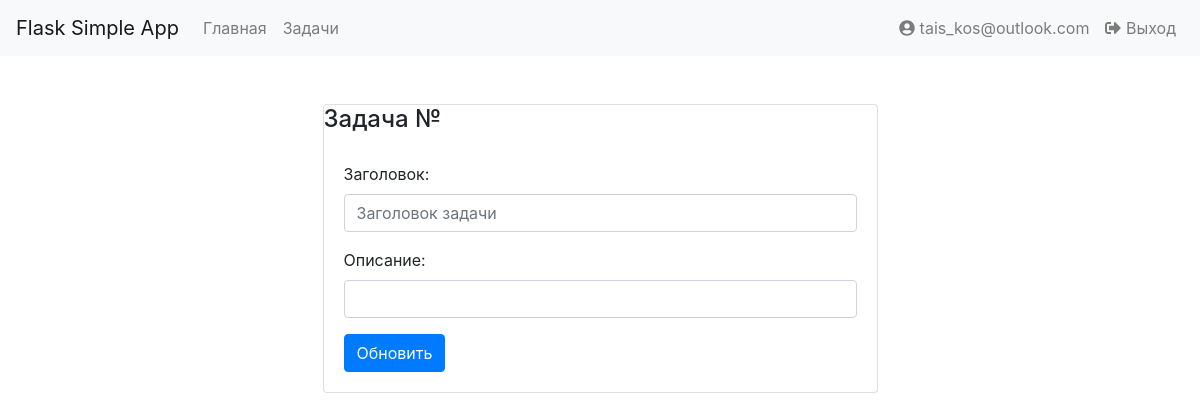
Page /tasks/7 (signed in) on the earlier database version.
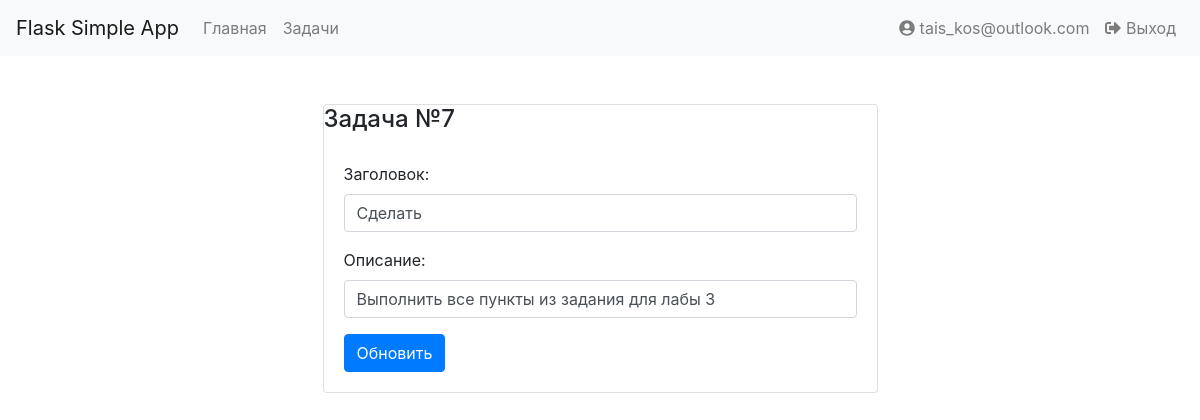
Same page on the later database version.
### tables this page shows
CREATE TABLE users
(
	id integer not null
		constraint users_pk
			primary key autoincrement,
	email text not null,
	password text not null
);

CREATE TABLE "tasks"
(
	id integer not null
		constraint tasks_pk
			primary key autoincrement,
	title varchar(100) not null,
	description text,
	id_user int not null
		references users
			on update cascade on delete cascade
);

### app.py (the view)
@app.route('/tasks/<int:task_id>', methods=['GET'])
def get_task(task_id: int):
    if 'user_id' in session:
        user_id = session['user_id']
        user = Storage.get_user_by_id(user_id)
        task = Storage.get_task_by_id(task_id)
        return render_template('pages/task.html', page_title='Отредактировать задачу', task=task, user=user)
    else:
        return redirect('/login')

### storage/__init__.py (called while the page is built)
    @staticmethod
    def get_user_by_id(id: int) -> User:
        user_data = db.execute('SELECT * FROM users WHERE id=?', (id,)).fetchone()
        if user_data:
            return User(id=user_data[0], email=user_data[1], password=user_data[2])
        else:
            return None

    @staticmethod
    def get_task_by_id(task_id: int) -> Task:
        task_data = db.execute('SELECT * from tasks where tasks.id=?', (task_id,)).fetchone()
        if task_data:
            user = Storage.get_user_by_id(task_data[3])
            return Task(id=task_data[0], title=task_data[1], description=task_data[2], user=user)
        else:
            return None

### templates/pages/task.html (shortened to what this page needs)
{% extends "layouts/base_layout.html" %}
{% block main %}
    <section class="card card-default w-50 mx-auto">
        <h4>Задача №{{ task.id }}</h4>
        <form action="/create_task" method="POST" class="card-body">
            <div class="form-group">
                <label for="title-input">Заголовок:</label>
                <input type="text" name="title-input" class="form-control" id="title-input" placeholder="Заголовок задачи" value={{ task.title }}>
            </div>
            <div class="form-group">
                <label for="description-input">Описание:</label>
                <input type="text" name="description-input" class="form-control" id="description-input" value="{{ task.description }}">
            </div>
            <button type="submit" class="btn btn-primary">Обновить</button>
        </form>
    </section>
{% endblock %}

### templates/layouts/base_layout.html (shortened to what this page needs)
<!DOCTYPE html>
<html lang="en">
<head>
    <link rel="stylesheet" href="/static/css/bootstrap.min.css">
</head>
<body>
    <nav class="navbar navbar-expand-lg navbar-light bg-light">
        <a class="navbar-brand" href="#">Flask Simple App</a>
        <ul class="navbar-nav mr-auto">
            <li class="nav-item">
                <a class="nav-link" href="/">Главная</a>
            </li>
            {% if user %}
                <li class="nav-item">
                    <a class="nav-link" href="/tasks">Задачи</a>
                </li>
            {% endif %}
        </ul>
        <ul class="navbar-nav ml-auto">
            {% if user %}
                <li class="nav-item">
                    <a class="nav-link" href="#"><i class="fas fa-user-circle"></i> {{ user.email }}</a>
                </li>
                <li class="nav-item">
                    <a class="nav-link" href="/logout"><i class="fas fa-sign-out-alt"></i> Выход</a>
                </li>
            {% endif %}
        </ul>
    </nav>
    <main class="container mt-5">
    {% block main %}{% endblock %}
    </main>
</body>
</html>

Differences in the rows shown:
added tasks: id "7", description-input "Выполнить все пункты из задания для лабы 3"
Other differences:
form field title-input: (not shown) → "Сделать"
